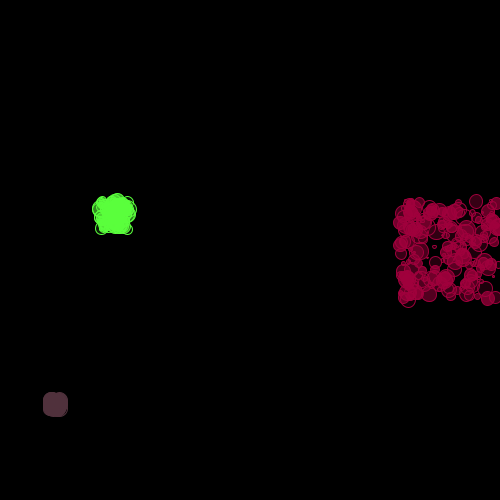
Frame 1 (no input)
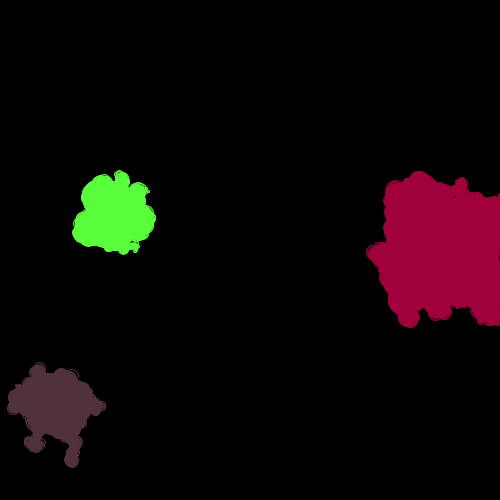
Frame 60 (the mouse pressed at the canvas centre just before this capture)
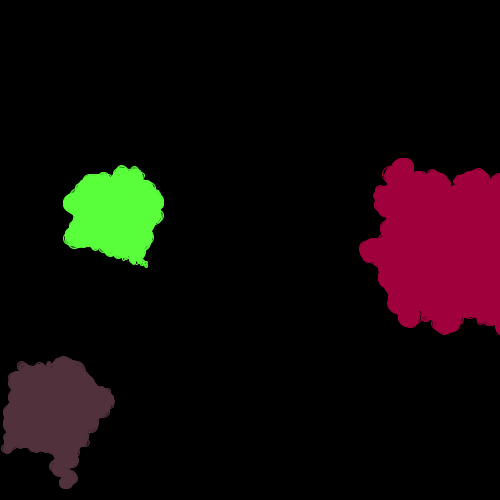
Frame 120 (the mouse held since frame 60 and released just before this capture)

The Processing sketch that drew these frames (run headless with seeded random() and noise(); from frame 60 on, the mouse is pressed at the canvas centre):

// Processing sketch: processing_119124
// ── processing_119124.pde


//this is going to be my cell class
//class is like another function

class Cell {

  float xlocation;
  float ylocation;
  float dia;
  float cellred, cellgreen, cellblue; //if the variables are related most people would put it on a line
  float lineweight;
  boolean isseed;  //the cell needs to know if it is seed or not because they have diffrent properties

  Cell(int x, int y, int red, int gr, int bl, int density) {

    xlocation=x+random(0, density);
    ylocation=y+random(0, density);
    dia=random(1, 17);
    isseed=false;
    cellred=red;
    cellgreen=gr;
    cellblue=bl;
    lineweight=0.5;
  }

  void display() {
    stroke(cellred, cellgreen, cellblue);
    fill(cellred, cellgreen, cellblue, random(10, 200));
    ellipse(xlocation, ylocation, dia, dia);
  }

  void update() {
    xlocation= xlocation+ random(-3, 3);
    ylocation= ylocation+ random(-3, 3);
  }
}

//diffusion limited aggregation 

Cell[] myCells=new Cell[500]; 
int sec=0;
/*create cell array, create series of boxes that could hold
 the object in them, the first box number is 0
 */

void setup() {
  size(500, 500);
  frameRate(55);

  for (int i=0; i<100 ;i++) {  // . length function 
    myCells[i]=new Cell(100, 200, 90, 255, 60, 30);
  }
  for (int i=100; i<300 ;i++) {  // . length function 
    myCells[i]=new Cell(400, 200, 160, 0, 60, 100);
  }
  for (int i=300; i<500 ;i++) {  // . length function 
    myCells[i]=new Cell(50, 400, 80, 49, 60, 10);
  }
}


void draw() {
  if (second()-sec >3) {
    background(0);
    sec=second();
  }
  for (int i=0; i<myCells.length; i++) {
    myCells[i].display(); // go to my cell and call the function, use of the dot syntax
    myCells[i].update();
  }
}
